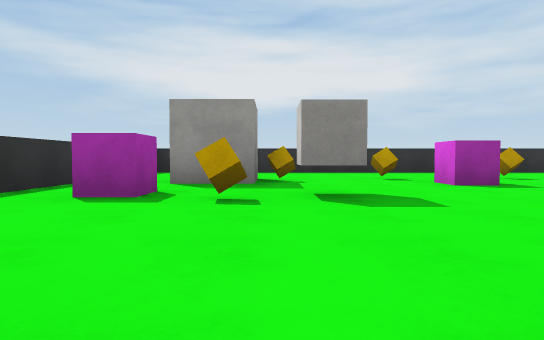
[1] (above)

12 first-person views from a walk through a Unity game level. The camera is 0.62 m above the floor, tilts 2° down and sees 75° across. The floor is counted in squares, 2 m on a side. Each view is taken from the middle of a square. On the plan, view 1 faces up. The plan holds only what a view shows up to about 9 squares ahead; the rest is blank. The player is left out. Surface patterns are stand-ins for the level's own textures.

[2]
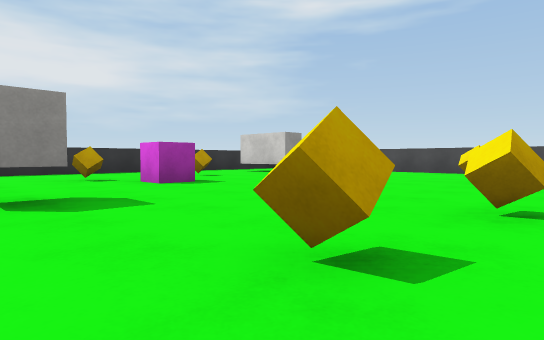

[3]
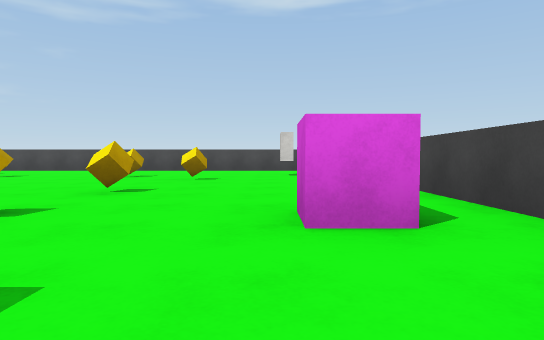

[4]
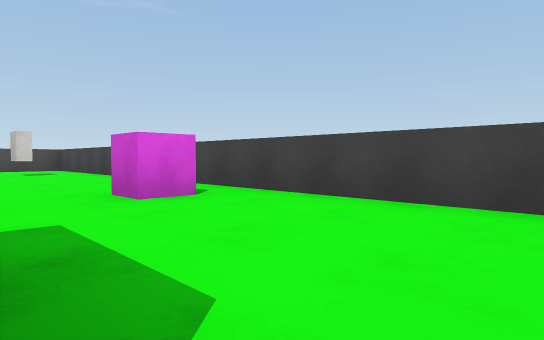

[5]
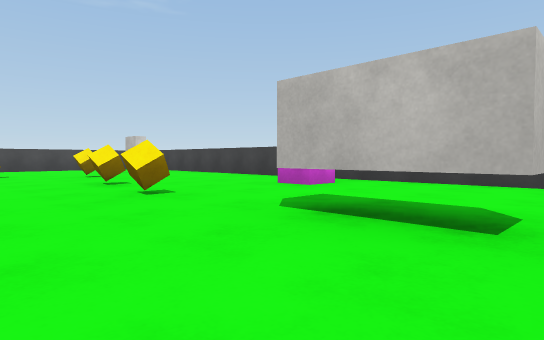

[6]
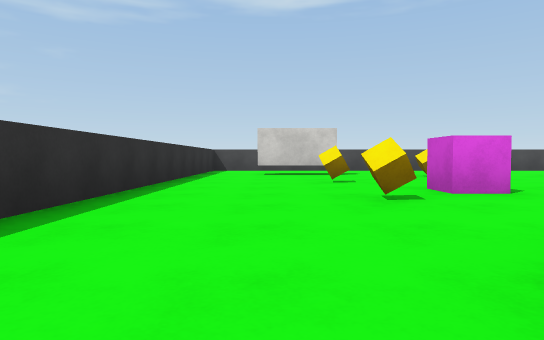

[7]
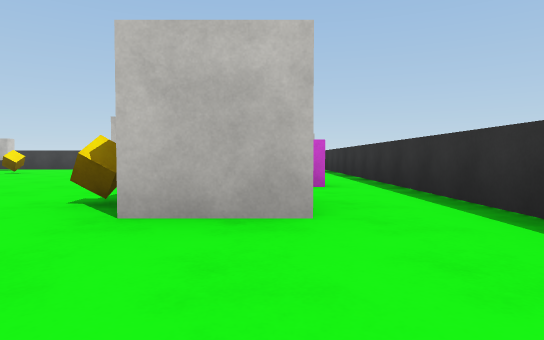

[8]
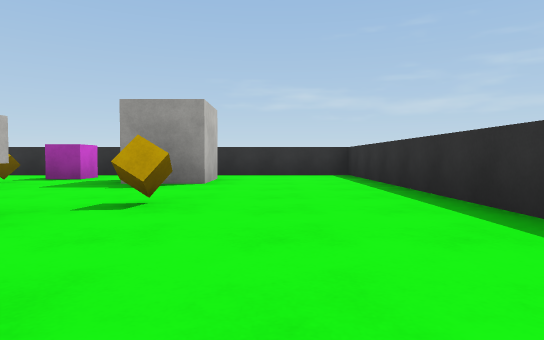

[9]
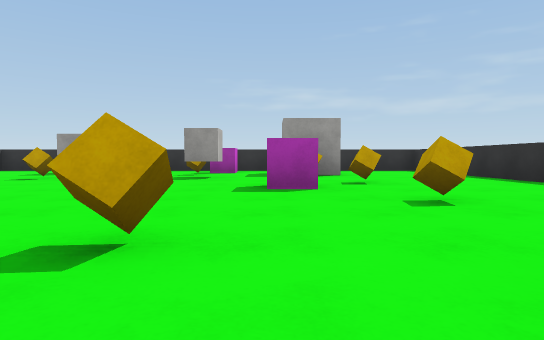

[10]
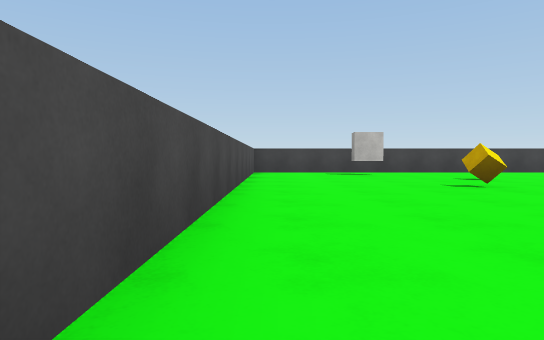

[11]
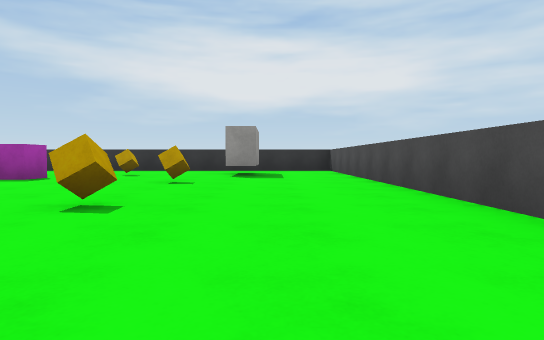

[12]
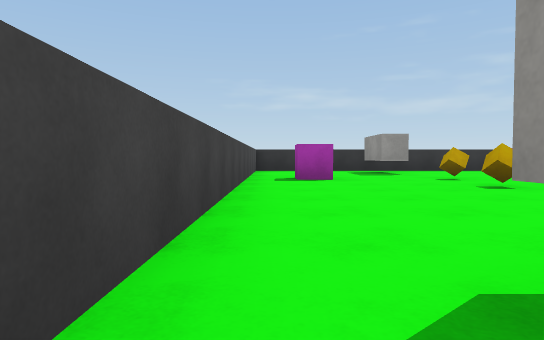

### Floor plan
Ten units are one square. View 1 is at (0, 0); x grows to the right and y downward. Boxes are objects, and circles mark ways between rooms. Rooms are numbered by the first view taken in them; rooms with no view inside come last. Other rooms are left out.
<svg viewBox="-29 -79 108 108">
<path fill="none" stroke="#000" d="M57 -49 52 -49 52 -62M54 -74 -24 -74 -24 24 74 24 74 -45M57 -59 57 -49M74 -45 74 -74 54 -74"/>
<rect x="-15" y="-5" width="10" height="10" fill="#bbb"><title>block</title></rect>
<rect x="-15" y="-35" width="10" height="10" fill="#bbb"><title>cube</title></rect>
<rect x="-15" y="-55" width="10" height="10" fill="#bbb"><title>cube</title></rect>
<rect x="-5" y="-35" width="10" height="10" fill="#bbb"><title>cube</title></rect>
<rect x="-5" y="-55" width="10" height="10" fill="#bbb"><title>cube</title></rect>
<rect x="5" y="5" width="10" height="10" fill="#bbb"><title>cube</title></rect>
<rect x="5" y="-15" width="10" height="10" fill="#bbb"><title>cube</title></rect>
<rect x="5" y="-35" width="10" height="10" fill="#bbb"><title>cube</title></rect>
<rect x="15" y="-5" width="10" height="10" fill="#bbb"><title>cube</title></rect>
<rect x="15" y="-45" width="10" height="10" fill="#bbb"><title>cube</title></rect>
<rect x="15" y="-55" width="10" height="10" fill="#bbb"><title>cube</title></rect>
<rect x="25" y="-55" width="10" height="10" fill="#bbb"><title>cube</title></rect>
<rect x="35" y="-5" width="10" height="10" fill="#bbb"><title>cube</title></rect>
<rect x="45" y="5" width="10" height="10" fill="#bbb"><title>block</title></rect>
<rect x="45" y="-15" width="10" height="10" fill="#bbb"><title>cube</title></rect>
<rect x="45" y="-35" width="10" height="10" fill="#bbb"><title>cube</title></rect>
<circle cx="60" cy="-70" r="3" fill="#2a7"/>
<circle cx="70" cy="-55" r="3" fill="#2a7"/>
<text x="20" y="-20">1</text>
<text x="70" y="-60">2</text>
</svg>
Room 1 opens to room 2.

Where each view was taken, in squares from view 1:
view 1: 0 up, 0 right, facing up
view 2: 0 up, 0 right, facing up-right
view 3: 1 down, 1 left, facing right
view 4: 0 up, 2 left, facing down-right
view 5: 2 up, 2 left, facing down-right
view 6: 6 up, 1 left, facing right
view 7: 7 up, 1 left, facing down
view 8: 6 up, 4 right, facing left
view 9: 4 up, 6 right, facing left
view 10: 5 up, 7 right, facing down
view 11: 1 down, 6 right, facing up
view 12: 2 down, 6 right, facing left
